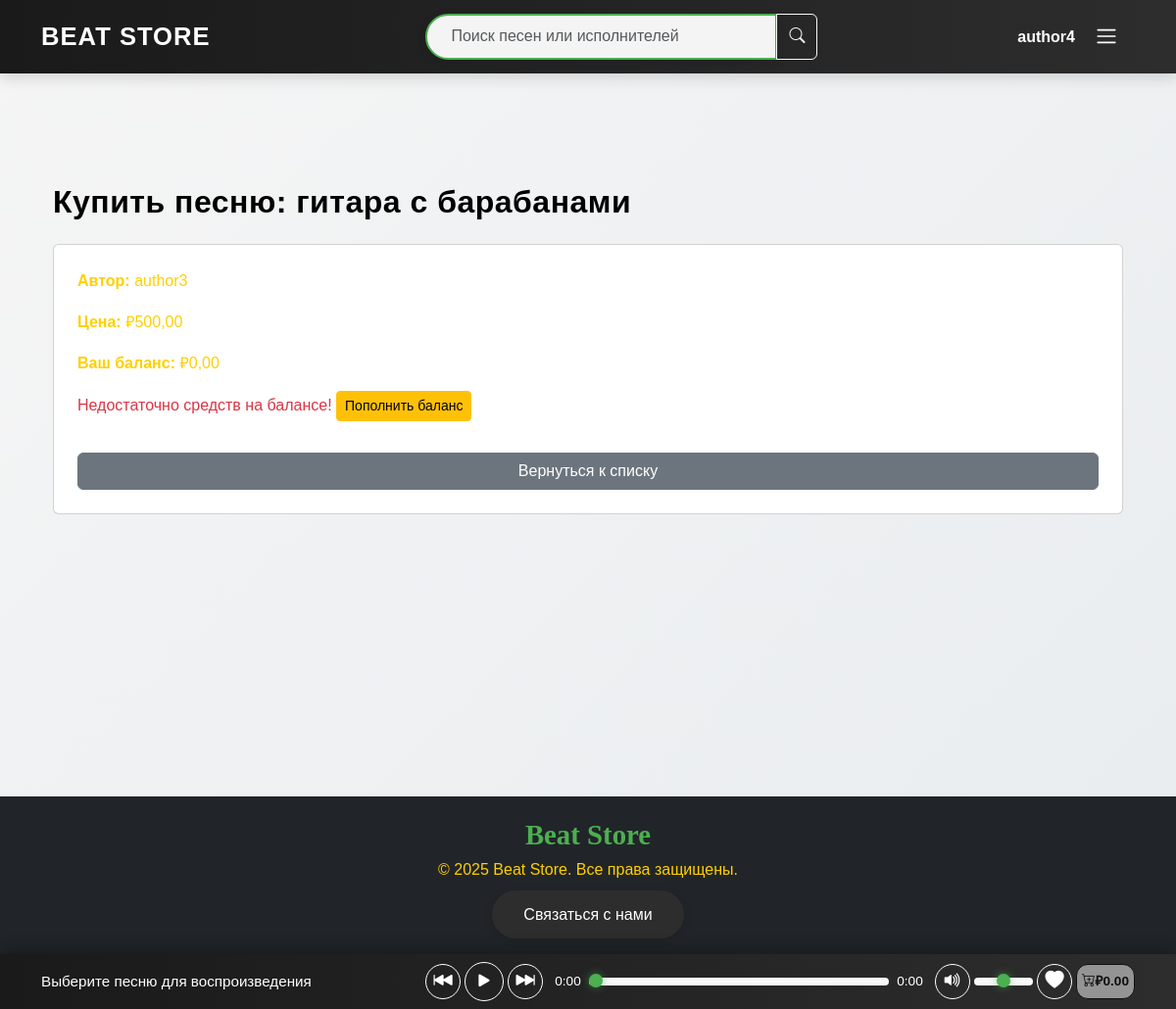
/buy_song/4/ (signed in), run on the app's committed database.
### store/models.py (models this page shows, shortened)
class User(AbstractUser):
    email = models.EmailField(unique=True, verbose_name='Электронная почта')
    balance = models.DecimalField(max_digits=10, decimal_places=2, default=0.00, verbose_name='Баланс')
    class Meta:
        verbose_name = 'Пользователь'
        verbose_name_plural = 'Пользователи'
        indexes = [models.Index(fields=['username', 'email'])]

class Song(models.Model):
    title = models.CharField(max_length=100, verbose_name='Название')
    path = models.FileField(upload_to='songs/', verbose_name='Файл')
    cover = models.ImageField(upload_to='covers/', null=True, blank=True, verbose_name='Обложка')
    likes = models.ManyToManyField(
        User,
        related_name='liked_songs',
        blank=True,
        verbose_name='Лайки'
    )
    author = models.ForeignKey(
        User,
        on_delete=models.CASCADE,
        related_name='songs',
        verbose_name='Автор'
    )
    genre = models.ForeignKey(
        Genre,
        on_delete=models.SET_NULL,
        null=True,
        blank=True,
        verbose_name='Жанр'
    )
    price = models.DecimalField(
        max_digits=8,
        decimal_places=2,
        default=0.00,
        verbose_name='Цена'
    )
    total_plays = models.PositiveIntegerField(default=0, verbose_name='Количество прослушиваний')
    created_at = models.DateTimeField(auto_now_add=True, verbose_name='Дата создания')
    @property
    def total_likes(self):
        return self.likes.count()
    class Meta:
        verbose_name = 'Песня'
        verbose_name_plural = 'Песни'
        ordering = ['-created_at']
        indexes = [
            models.Index(fields=['created_at']),
            models.Index(fields=['total_plays']),
            models.Index(fields=['author', 'created_at']),
        ]
        constraints = [
            models.CheckConstraint(
                check=models.Q(price__gte=0),
                name='song_price_non_negative'
            )
        ]

### store/views.py (the view, shortened to what this page needs)
# urls.py: path('buy_song/<int:song_id>/', views.buy_song, name='buy_song'),
@login_required
def buy_song(request, song_id):
    song = get_object_or_404(Song, id=song_id)
    user = request.user
    if Transaction.objects.filter(buyer=user, song=song, is_successful=True).exists():
        messages.error(request, 'Вы уже приобрели эту песню.')
        return redirect('store:cart')
    songs_json = [
        {
            'id': song.id,
            'path': song.path.url,
            'title': song.title,
            'author': song.author.username,
            'total_likes': song.total_likes,
            'price': float(song.price),
            'total_plays': song.total_plays,
            'cover': song.cover.url if song.cover else '/static/images/default_cover.jpg'
        }
    ]
    context = {
        'song': song,
        'user_balance': user.balance,
        'songs_json': json.dumps(songs_json, ensure_ascii=False),
    }
    return render(request, 'store/buy_song.html', context)

### store/templates/store/buy_song.html (shortened to what this page needs)
{% extends 'store/base.html' %}
{% load static %}
{% block content %}
<main class="container my-4">
    <h2>Купить песню: {{ song.title }}</h2>
    <div class="card p-4">
        <p><strong>Автор:</strong> {{ song.author.username }}</p>
        <p><strong>Цена:</strong> ₽{{ song.price|floatformat:2 }}</p>
        <p><strong>Ваш баланс:</strong> ₽{{ user_balance|floatformat:2 }}</p>
        {% if user_balance >= song.price %}
            <form method="post">
                {% csrf_token %}
                <button type="submit" class="btn btn-primary">Купить</button>
            </form>
        {% else %}
            <p class="text-danger">Недостаточно средств на балансе! <a href="{% url 'store:top_up_balance' %}" class="btn btn-sm btn-warning">Пополнить баланс</a></p>
        {% endif %}
        <a href="{% url 'store:music_list' %}" class="btn btn-secondary mt-3">Вернуться к списку</a>
    </div>
</main>
{% endblock %}

### store/templates/store/header.html (shortened to what this page needs)
{% load static %}
<header class="navbar">
    <div class="container">
        <a class="navbar-brand" href="{% url 'store:index' %}">Beat Store</a>
        <form class="search-form mx-auto" action="{% url 'store:music_list' %}" method="get">
            <div class="input-group">
                <input class="search-input form-control" type="search" name="search" placeholder="Поиск песен или исполнителей" aria-label="Поиск">
                <button class="btn btn-outline-light search-btn" type="submit" aria-label="Поиск">
                    <i class="bi bi-search"></i>
                </button>
            </div>
        </form>
        <div class="auth-section">
            {% if user.is_authenticated %}
                <a href="{% url 'store:profile' user.username %}" class="nav-link username">{{ user.username }}</a>
            {% else %}
                <a href="{% url 'store:login' %}" class="auth-btn">Вход</a>
            {% endif %}
        </div>
        <button class="navbar-toggler ms-2" type="button" data-bs-toggle="offcanvas" data-bs-target="#offcanvasNavbar" aria-controls="offcanvasNavbar" aria-label="Переключить навигацию">
            <span class="navbar-toggler-icon"></span>
        </button>
    </div>
</header>

### static/css/style.css (style rules this page uses)
:root { --footer-bg: #1a1a1a; --primary-color: #4CAF50; --dark-bg: #1a1a1a; --light-bg: #f5f5f5; --text-dark: #000000; --text-light: #ffffff; --close-button-color: #ffffff; --transition: all 0.3s ease; --shadow-sm: 0 2px 10px rgba(0, 0, 0, 0.1); --shadow-md: 0 4px 15px rgba(0, 0, 0, 0.15); --like-color: rgb(255, 0, 0); --cart-color: #fefe02; --highlight-color: #ffffff; }
*, *::before, *::after { box-sizing: border-box; margin: 0; padding: 0; }
body { font-family: 'Montserrat', sans-serif; background: linear-gradient(135deg, var(--light-bg) 0%, #e8ecef 100%); color: var(--text-dark); line-height: 1.6; display: flex; flex-direction: column; min-height: 100vh; }
h1, h2, h3, h4, h5, h6 { font-family: 'Gill Sans', 'Gill Sans MT', Calibri, 'Trebuchet MS', sans-serif; color: var(--text-dark); margin-bottom: 1.5rem; font-weight: 700; letter-spacing: 0.5px; }
p, a, span, li { font-size: 1rem; color:#ffd000; font-weight: 400; }
main { flex: 1; padding: 2rem 1rem; max-width: 1400px; margin: 0 auto; padding-bottom: 120px; }
.navbar { background: linear-gradient(to right, var(--dark-bg), #2d2d2d); padding: 0.75rem 1rem; box-shadow: var(--shadow-md); position: sticky; top: 0; z-index: 1000; display: flex; justify-content: space-between; align-items: center; }
.navbar-brand { font-size: 1.6rem; font-weight: 700; color: var(--highlight-color); text-transform: uppercase; letter-spacing: 1px; transition: var(--transition); }
.auth-section { display: flex; align-items: center; gap: 1.2rem; }
.username { color: var(--highlight-color); font-weight: 600; transition: var(--transition); }
.navbar-toggler { margin-right: 5px; border: none; padding: 0.25rem 0.75rem; color: var(--highlight-color); }
.search-form { margin: 0 1rem; position: relative; max-width: 400px; flex-grow: 1; }
.search-input { border-radius: 50px; padding: 0.6rem 1.5rem; border: 2px solid var(--primary-color); font-family: 'Montserrat', sans-serif; background: rgba(255, 255, 255, 0.95); box-shadow: var(--shadow-sm); transition: var(--transition); }

### data on the page
User: username "author4", balance "0,00"
Song: title "гитара с барабанами", author.username "author3", price "500,00"
